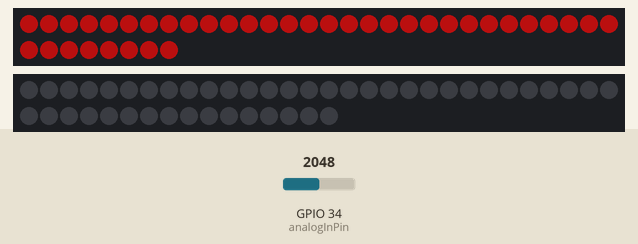
This sketch was run on a simulated ESP32. Parts: 38 RGB LEDs in strip order, left to right, continuing on the next row, 46 RGB LEDs in strip order, left to right, continuing on the next row. Inputs (shaded band) come from the test bench; at power-on: GPIO 34 (analogInPin) = 2048. Dim RGB values are drawn brighter than linear; what the sketch prints to the serial monitor is not drawn.

Above: at 0.4 s.
1.3 s: GPIO 34 (analogInPin) set to 0
At 4.4 s:
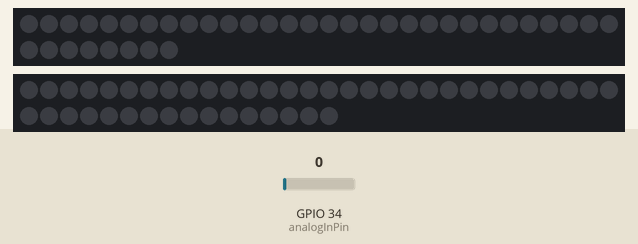
Timing chart, 0 to 5.9 s (numbered marks = the images above; inputs shaded):
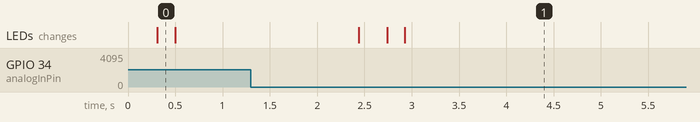

The sketch:

LED_strips.ino
```cpp
#include <Adafruit_NeoPixel.h>

#define analogInPin 34
#define DELAY 1
#define STRIP_HEART_PIN 33
#define STRIP_HEART_NUMLEDS 38
#define STRIP_CHAIN_PIN 32
#define STRIP_CHAIN_NUMLEDS 46
#define BPM_LOW 50
#define BPM_HIGH 110
#define BPM_TIMEOUT 20000
#define FIRST_PIXEL_HUE -12000

int sensorValue = 0;  // value read from the pot
int smoothValue = 100;
bool beatDetectable = true;
int lastBeat = 0;
int ledValue = 0;
int valHistory[100];
int beats[BPM_HIGH];
int beatCursor = 0;
int lastUpdate = 0;
int timeOld = 0;
int timeDif = 0;
int timeNow = 0;

Adafruit_NeoPixel stripHeart(STRIP_HEART_NUMLEDS, STRIP_HEART_PIN, NEO_GRBW + NEO_KHZ800);
Adafruit_NeoPixel stripChain(STRIP_CHAIN_NUMLEDS, STRIP_CHAIN_PIN, NEO_GRBW + NEO_KHZ800);

void setup() {
  // initialize serial communications at 9600 bps:
  Serial.begin(115200);

  stripHeart.begin();           // INITIALIZE NeoPixel stripHeart object (REQUIRED)
  stripHeart.show();            // Turn OFF all pixels ASAP
  stripHeart.setBrightness(255);

  stripChain.begin();           // INITIALIZE NeoPixel stripHeart object (REQUIRED)
  stripChain.show();            // Turn OFF all pixels ASAP
  stripChain.setBrightness(100);
}

void loop() {
  timeNow = millis();
  timeDif = timeNow - timeOld;
  // Serial.print(timeDif);
  // read the analog in value:
  sensorValue = analogRead(analogInPin)*10;
  smoothValue = smoothValue * 0.98 + sensorValue * 0.02;
  bool aboveAll = true;
  bool belowAll = true;
  for(int i = 59; i >= 0; i--){
    valHistory[i+1] = valHistory[i];
    if(smoothValue > valHistory[i+1]){
      belowAll = false;
    }
    else if(smoothValue < valHistory[i+1]){
      aboveAll = false;
    }
  }
  valHistory[0] = smoothValue;

  // Serial.print(", Measurement: ");
   Serial.println(smoothValue);
  // Serial.print(", aboveAll: ");
  // Serial.print(aboveAll);
  // Serial.print(", belowAll: ");
  // Serial.println(belowAll);

  if(aboveAll){
    if(beatDetectable){// && (timeDif > 100)){     // Beat is detected
      beatDetectable = false;
      timeOld = timeNow;
      ledValue = 255;

      beats[beatCursor] = millis();
      if(beatCursor == (BPM_HIGH-1)){
        beatCursor = 0;
      }
      else{
        beatCursor++;
      }
      updateOutput();

    }
  }
  else if (belowAll){
    beatDetectable = true;
  }

  // Display heartbeat in heart
  for(int i=0; i<stripHeart.numPixels(); i++) {
    stripHeart.setPixelColor(i, ledValue,0,0,ledValue/10);
  }
  stripHeart.show();
  ledValue = ledValue*0.99;
  delay(DELAY);

  if(lastUpdate > 500){ // if a beat isn't detected for a while
    updateOutput();
  }
  else{
    lastUpdate++;
  }
}


void updateOutput(){
  int beatsWithinTimeout = 0;
  int beatTimeOut = millis() - BPM_TIMEOUT;
  for(int i = 0; i < BPM_HIGH; i++){
    if((beats[i] > beatTimeOut) && (beats[i] != 0)){
      beatsWithinTimeout++;
    }
  }
  int bpm = beatsWithinTimeout * 60000 / BPM_TIMEOUT;

  int output = map(bpm, BPM_LOW, BPM_HIGH, 0, STRIP_CHAIN_NUMLEDS/2);

  // Serial.print("BPM: ");
  // Serial.println(bpm);
  // Serial.print(", output: ");
  // Serial.println(output);

  // turn chain leds on or off
  for (int i = 0; i < STRIP_CHAIN_NUMLEDS/2; i++){
    if(i < output){
      int pixelHue = FIRST_PIXEL_HUE + (i * 65536L / (STRIP_CHAIN_NUMLEDS/2));

      stripChain.setPixelColor(i, stripChain.gamma32(stripChain.ColorHSV(pixelHue)));
      stripChain.setPixelColor(STRIP_CHAIN_NUMLEDS - i - 1, stripChain.gamma32(stripChain.ColorHSV(pixelHue)));
    }
    else{
      stripChain.setPixelColor(i, 0,0,0,0);
      stripChain.setPixelColor(STRIP_CHAIN_NUMLEDS - i - 1, 0, 0, 0, 0);
    }
  }
  stripChain.show();
  lastUpdate = 0;
}
```
